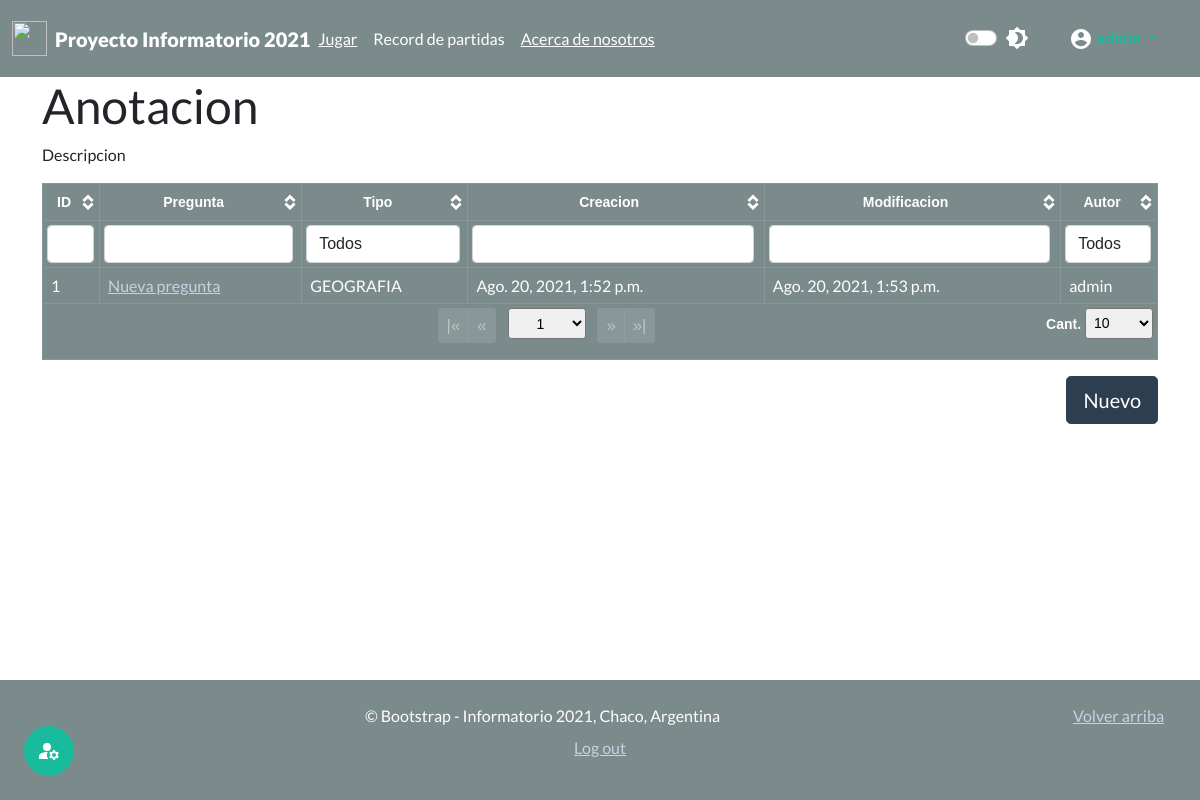
The page /useradmin/prg (signed in) on the database as committed earlier.
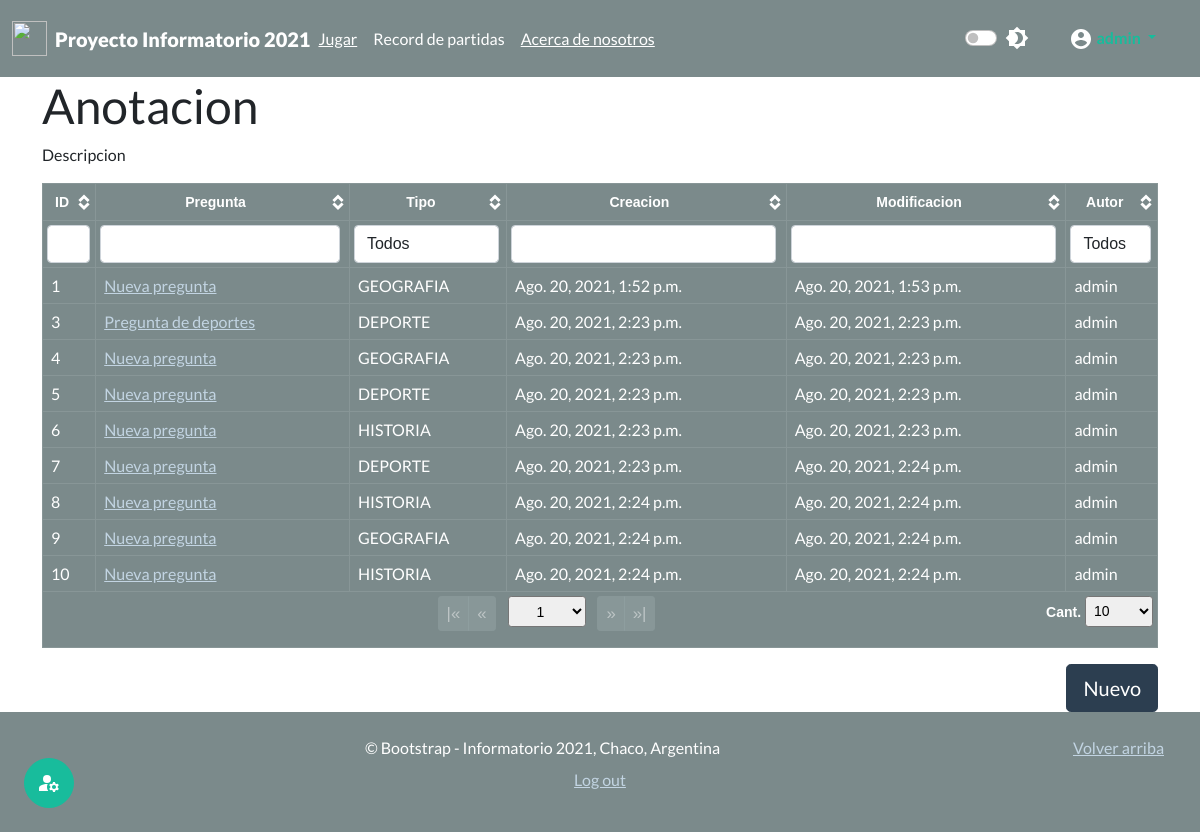
The same page on the database as committed later.
### juego_chaco/models.py (models this page shows)
class Pregunta(models.Model):
    autor = models.ForeignKey(User, on_delete=models.CASCADE) #modificar mas adelante
    pregunta = models.CharField(max_length=500)
    clasificacion = models.CharField(max_length=30,choices=Clasificacion.choices,default=Clasificacion.GEOGRAFIA,)
    fecha_creacion = models.DateTimeField(auto_now_add=True, editable=False)
    fecha_modificacion = models.DateTimeField(auto_now=True)
    def __str__(self):
        return self.pregunta

### useradministrator/views.py (the view)
# urls.py: path('useradmin/<str:id>',views.mi_useradmin,name="mi_useradmin"),
@login_required(login_url="login")
@permission_required('authusuario.es_usuario_admin',raise_exception=True)
def mi_useradmin(request,id):
    sw={"prg":admin_cuestionarios,"usr":admin_usuarios,"act":admin_actividades}
    func= sw.get(id,"ERROR")
    if func != "ERROR":
        return func(request)
    raise Http404

### useradministrator/views.py (called while the page is built)
def admin_cuestionarios(request):
    lista_preguntas=Pregunta.objects.all()
    context={"cuestionario":lista_preguntas}
    return render(request,'admin/admin_cuestionarios.html',context)

### templates/admin/admin_cuestionarios.html (shortened to what this page needs)
{% extends 'base.html' %}
{% load static %}
{% block load_scr %}
<link href={% static 'css/theme.bootstrap_4.css' %} rel="stylesheet">
<link href={% static 'css/jquery.tablesorter.pager.css' %} rel="stylesheet">
{% endblock  %}
{% block content %}
<div class="container">
  <h1>Anotacion</h2>
  <p>Descripcion</p>
  <table class="table table-dark table-bordered table-hover table-responsive">
    <thead class="thead-dark text-center">
      <tr>
        <th>ID</th>
        <th>Pregunta</th>
        <th class="filter-select filter-exact" data-placeholder="Todos">Tipo</th>
        <th>Creacion</th>
        <th>Modificacion</th>
        <th class="filter-select filter-exact" data-placeholder="Todos">Autor</th>
    </thead>
    <tfoot class="text-center">
      <tr>
        <th colspan="7" class="ts-pager">
          <div class="form-inline">
            <div class="btn-group btn-group-sm mx-1" role="group">
              <button type="button" class="btn btn-secondary first" title="first">|&laquo;</button>
              <button type="button" class="btn btn-secondary prev" title="previous">&laquo;</button>
            </div>
            <select class="form-control-sm custom-select px-4 mx-1 pagenum" title="N° de página"></select>
            <div class="btn-group btn-group-sm mx-1" role="group">
              <button type="button" class="btn btn-secondary next" title="next">&raquo;</button>
              <button type="button" class="btn btn-secondary last" title="last">&raquo;|</button>
            </div>
            <p class="float-end">
              <a>Cant.</a>
              <select class="form-control-sm custom-select px-1 pagesize" title="Seleccione el tamaño de página">
                <option selected="selected" value="10">10</option>
            </p>
          </div>
        </th>
      </tr>
    </tfoot>
    <tbody>
      {% for pregunta in cuestionario %}
        <tr>
        <td>{{pregunta.pk}}</td>
        <td><a href= {% url 'editar' 'ver' pregunta.pk %}>{{pregunta}}</a></td>
        <td>{{pregunta.clasificacion}}</td>
        <td>{{pregunta.fecha_creacion}}</td>
        <td>{{pregunta.fecha_modificacion}}</td>
        <td>{{pregunta.autor}}</td>
        </tr>
      {% endfor %}
    </tbody>
  </table>
  <div class="text-right" style="margin-top: auto;">
    <a href={% url 'editar' 'new' %} class="btn btn-lg btn-primary">Nuevo</a>
  </div>
</div>
{% endblock  %}

### templates/base.html (shortened to what this page needs)
{% load static %}
<html lang="es" class="h-100">
  <head>
    <link href={% static 'css/bootstrap.min.css' %} rel="stylesheet">
    <link rel="stylesheet" href={% static 'css/dark-mode.css' %}>
    <link href={% static 'css/main.css' %} rel="stylesheet">
    <link href={% static 'css/sidebars.css' %} rel="stylesheet">
    {% block load_scr %}
    {% endblock  %}
  </head>
  <body class="d-flex flex-column h-100">
    {% include 'partials/_header.html' %}
    <main class="flex-shrink-0">
      {% block content %}
      {% endblock %}
    </main>
    {% include 'partials/_footer.html' %}
  </body>
</html>

### templates/partials/_favicon.html (shortened to what this page needs)
{% load static %}

### templates/partials/_header.html (shortened to what this page needs)
{% load static %}
<header class="sticky-top">
  <nav class="navbar navbar-expand-md navbar-dark bg-dark">
    <div class="container-fluid">
      <a href={% url 'home'%} class="navbar-brand d-flex align-items-center" style="margin-right: 0px">
        <img class="me-2" src={% static 'img/w_logo.png' %} alt="" width="35" height="35">
        <div class="navbar-collapse collapse">
          <strong><b>Proyecto Informatorio 2021</b></strong>
        </div>
      </a>
      <div class="navbar-collapse collapse" id="navbarHeader">
        <ul class="navbar-nav me-auto mb-2 mb-md-0">
          <li class="nav-link"><a href={% url 'nuevo-juego' %} class="text-white">Jugar</a></li>
          <li class="nav-link"><a href='#' class="text-white"></a>Record de partidas</li>
          <li class="nav-link"><a href={% url 'nosotros' %} class="text-white">Acerca de nosotros</a></li>
        </ul>
        <div class="nav-link p-0 px-2">
        <div class="form-check form-switch">
              <input type="checkbox" class="form-check-input" id="darkSwitch">
            </div>
      </div>
      </div>
      {% if user.is_authenticated %}
      <li class="nav-link dropdown p-0">
        <a href="#" class="nav-link dropdown-toggle active" id="navbarDropdownUserInfo" role="button" data-bs-toggle="dropdown" aria-expanded="false">
          <b>{{user.username}}</b>
        </a>
      </li>
      {% else %}
      <li class="nav-link p-0"><a href={% url 'login'%} class="text-white small">Iniciar sesion</a><a> / </a><a href={% url 'register'%} class="btn btn-success btn-sm"><b>Registrarse</b></a></li>
      {% endif %}
    </div>
  </nav>
</header>

### templates/partials/_adminsidebar.html (shortened to what this page needs)
{% load static %}

### templates/partials/_footer.html (shortened to what this page needs)
{% load static %}
<footer class="footer bg-dark text-muted mt-auto py-4">
  <div class="container-fluid">
    <p class="float-end mb-1 me-1 me-sm-4">
      <a href="#">Volver arriba</a>
    </p>
    <p class="text-center mb-2">&copy; Bootstrap - Informatorio 2021, Chaco, Argentina</p>
    {% if user.is_authenticated %}
      <p class="text-center"><a href={% url 'logout'%} class="float-center mb-1">Log out</a></p>
      {% if perms.authusuario.es_usuario_admin %}
        <button type="button" class="fixed-bottom py-2 ms-1 mb-1 py-sm-6 ms-sm-4 mb-sm-4 btn btn-success btn-circle btn-md" data-bs-toggle="offcanvas" data-bs-target="#menuAdmin_oculto" aria-controls="menuAdmin_oculto">
        </button>
      {% endif %}
    {% endif %}
  </div>
</footer>

### Proyecto_InfoCh2021/static/css/main.css (style rules this page uses)
.text-right { text-align:right!important }
.float-center { float:center!important }
.btn-circle.btn-md { width: 50px; height: 50px; padding: 7px 10px; border-radius: 25px; font-size: 10px; text-align: center; }

### Proyecto_InfoCh2021/static/css/sidebars.css (style rules this page uses)
.dropdown-toggle { outline: 0; }

### templates/admin/admin_cuestionarios.html (style rules this page uses)
.tablesorter-pager .btn-group-sm .btn { font-size: 1.2em; }

Rows that differ between the two databases and show on the page:
added Pregunta: pk "3", pregunta "Pregunta de deportes", clasificacion "DEPORTE", fecha_creacion "Ago. 20, 2021, 2:23 p.m.", fecha_modificacion "Ago. 20, 2021, 2:23 p.m.", autor "admin"
added Pregunta: pk "4", pregunta "Nueva pregunta", clasificacion "GEOGRAFIA", fecha_creacion "Ago. 20, 2021, 2:23 p.m.", fecha_modificacion "Ago. 20, 2021, 2:23 p.m.", autor "admin"
added Pregunta: pk "5", pregunta "Nueva pregunta", clasificacion "DEPORTE", fecha_creacion "Ago. 20, 2021, 2:23 p.m.", fecha_modificacion "Ago. 20, 2021, 2:23 p.m.", autor "admin"
added Pregunta: pk "6", pregunta "Nueva pregunta", clasificacion "HISTORIA", fecha_creacion "Ago. 20, 2021, 2:23 p.m.", fecha_modificacion "Ago. 20, 2021, 2:23 p.m.", autor "admin"
added Pregunta: pk "7", pregunta "Nueva pregunta", clasificacion "DEPORTE", fecha_creacion "Ago. 20, 2021, 2:23 p.m.", fecha_modificacion "Ago. 20, 2021, 2:24 p.m.", autor "admin"
added Pregunta: pk "8", pregunta "Nueva pregunta", clasificacion "HISTORIA", fecha_creacion "Ago. 20, 2021, 2:24 p.m.", fecha_modificacion "Ago. 20, 2021, 2:24 p.m.", autor "admin"
added Pregunta: pk "9", pregunta "Nueva pregunta", clasificacion "GEOGRAFIA", fecha_creacion "Ago. 20, 2021, 2:24 p.m.", fecha_modificacion "Ago. 20, 2021, 2:24 p.m.", autor "admin"
added Pregunta: pk "10", pregunta "Nueva pregunta", clasificacion "HISTORIA", fecha_creacion "Ago. 20, 2021, 2:24 p.m.", fecha_modificacion "Ago. 20, 2021, 2:24 p.m.", autor "admin"
